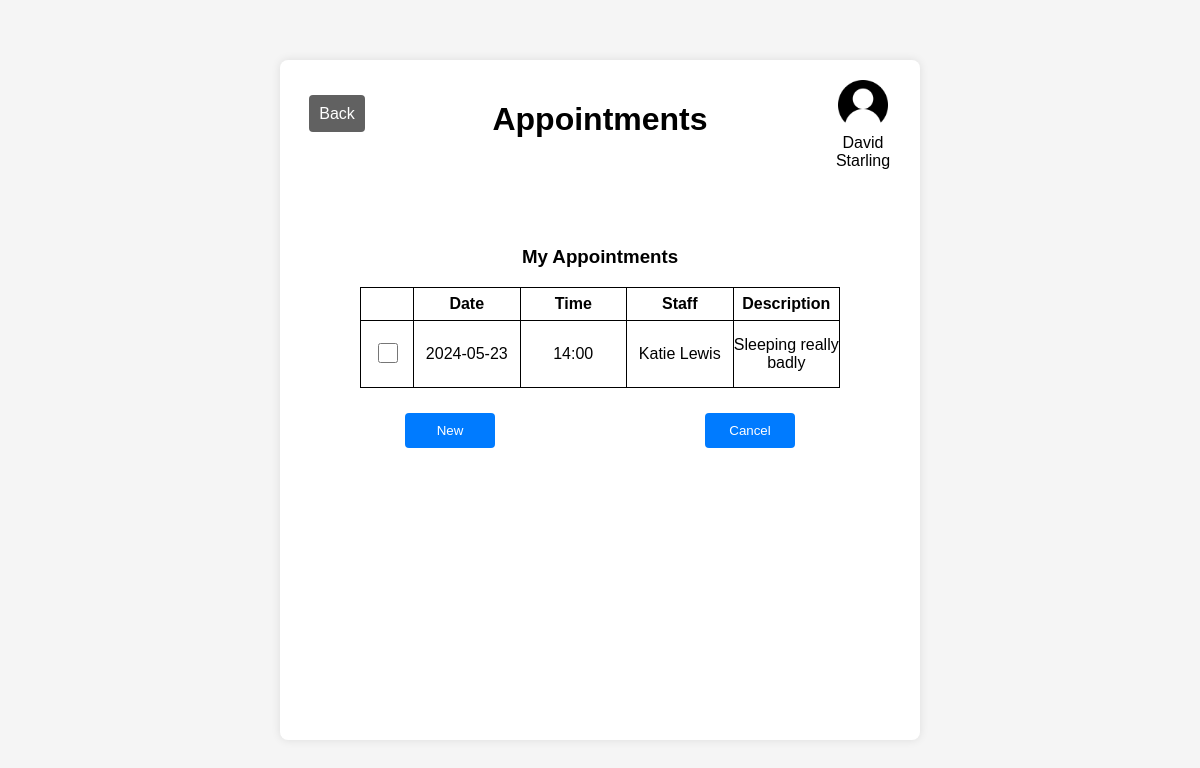
Page /patient/view_appts.php (signed in) on the committed database.
### tables this page shows
CREATE TABLE `appointments` (
  `appointment_id` int(11) NOT NULL,
  `date` date DEFAULT NULL,
  `time` varchar(10) DEFAULT NULL,
  `staff_user_id` int(11) DEFAULT NULL,
  `patient_user_id` int(11) DEFAULT NULL,
  `description` varchar(255) DEFAULT NULL
);

### patient/view_appts.php (the view, shortened to what this page needs)
<?php
$patient_email = $_SESSION['email_address'];
?>
<!DOCTYPE html>
<html lang="en">
<head>
    <?php include('/Applications/XAMPP/xamppfiles/htdocs/HospitalManagementSystem/includes/header.php'); ?>
</head>
<body>
    <div class="dashboard">
        <header>
            <div class="btn_logout"><a href="p_home.php">Back</a></div>
            <h1>Appointments</h1>
            <div class="icon">
                <img src="/HospitalManagementSystem/images/user_icon.png" alt="User" width="50" height="50">
                <?php
                echo $_SESSION['user_firstName']." ".$_SESSION['user_surname'];
                ?>
            </div>
        </header>
        <main>
            <div class="result_table">
                <h3>My Appointments</h3>
                <form action="view_appts.php" class="sql_results" method="post">
                    <table>
                        <tr>
                            <th class='checkboxRow'></th>
                            <th>Date</th>
                            <th>Time</th>
                            <th>Staff</th>
                            <th>Description</th>
                        </tr>
                        <?php
                        $sql = "SELECT a.appointment_id, a.date, a.time, CONCAT(u_staff.first_name, ' ', u_staff.surname) AS staff, a.description
                          FROM appointments a
                          INNER JOIN users u_staff ON a.staff_user_id = u_staff.user_id
                          INNER JOIN users u_patient ON a.patient_user_id = u_patient.user_id
                          WHERE u_patient.email_address = ?";
                        $stmt = mysqli_prepare($conn, $sql);
                        mysqli_stmt_bind_param($stmt, "s", $patient_email);
                        mysqli_stmt_execute($stmt);
                        $result = mysqli_stmt_get_result($stmt);
                        if (mysqli_num_rows($result) > 0) {
                            while ($row = mysqli_fetch_assoc($result)) {
                                echo "<tr>";
                                echo "<td><input type='checkbox' name='selection'
                                value='".$row['appointment_id']."' class='larger_check_box'></td>";
                                echo "<td>" . $row['date'] . "</td>";
                                echo "<td>" . $row['time'] . "</td>";
                                echo "<td>" . $row['staff'] . "</td>";
                                echo "<td>" . $row['description'] . "</td>";
                                echo "</tr>";
                            }
                            echo "</table>";
                        } else{
                            echo "<tr><td colspan='5'>You have no appointments.</td></tr>";
                          }
                        ?>
                    <input type="submit" value="New" name="new">
                    <input type="submit" value="Cancel" name="cancel">
                </form>
            </div>
        </main>
    </div>
</body>
</html>

### styles/desktop.css (style rules this page uses)
body { font-family: Arial, sans-serif; background-color: #f5f5f5; margin: 0; padding: 0; display: flex; justify-content: center; align-items: center; height: 100vh; }
main { display: flex; flex-direction: column; justify-content: space-around; align-items: center; flex-wrap: wrap; align-content: stretch; height:80%; }
main .result_table { display: flex; flex-direction: column; align-items: center; align-content: flex-start; height:80%; }
.dashboard { background-color: #fff; padding: 20px; border-radius: 8px; height:80vh; width:50vw; box-shadow: 0 0 10px rgba(0, 0, 0, 0.1); text-align: center; }
.dashboard header { display:flex; flex-direction: row; justify-content: space-between; height:15%; }
.dashboard header h1 { width:50%; }
.icon { width: 74px }
.btn_logout a { text-decoration: none; width: 25%; background-color: #616161; margin: 0 auto; color: #fff; border: none; padding: 10px; border-radius: 4px; cursor: pointer; transition: background-color 0.3s ease; }
.btn_logout { height:64px; width:74px; margin-top:25px; margin-bottom:15px; }
.result_table { overflow-y: auto; }
table, tr,th, td { border: 1px solid black; }
table { table-layout: fixed; width: 80%; border-collapse: collapse; }
td, th { height:30px; text-wrap: wrap; }
td { padding:15px 0px; }
th { color: black; }
.checkboxRow { width:50px; }
input.larger_check_box { width:20px; height:20px; }
.sql_results input[type="submit"] { width: 15%; background-color: #007bff; margin: 0 auto; color: #fff; border: none; padding: 10px; margin-top:25px; margin-bottom:15px; border-radius: 4px; cursor: pointer; transition: background-color 0.3s ease; }
.sql_results table { width: 80%; margin-left:10%; margin-right:10%; }
.sql_results { display:flex; flex-wrap: wrap; flex-direction: row; align-items: center; }

### rows in the picture
appointments: date "2024-05-23", time "14:00", staff "Katie Lewis", description "Sleeping really badly"

### other values in the picture
$_SESSION['user_firstName'] "David"
$_SESSION['user_surname'] "Starling"
